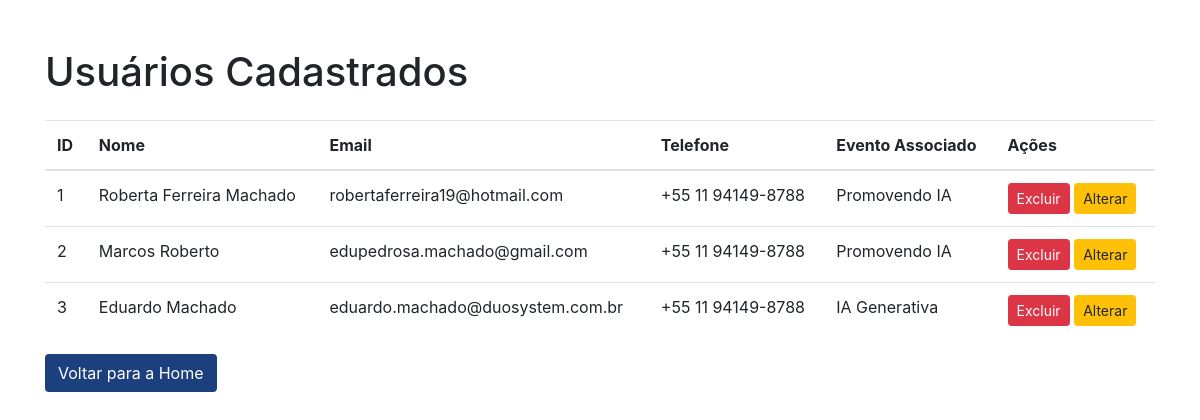
The page /usuarios_cadastrados (signed in) on the database its author committed.
### models.py (models this page shows)
class Usuario(db.Model):
    __tablename__ = 'usuario'
    id = db.Column(db.Integer, primary_key=True)
    nome = db.Column(db.String(100), nullable=False)
    email = db.Column(db.String(100), nullable=False, unique=True)
    telefone = db.Column(db.String(20), nullable=False)
    evento_id = db.Column(db.Integer, db.ForeignKey('evento.id'), nullable=True)
    evento = db.relationship('Evento', backref='usuarios', foreign_keys=[evento_id])

class Evento(db.Model):
    __tablename__ = 'evento'
    id = db.Column(db.Integer, primary_key=True)
    nome = db.Column(db.String(100), nullable=False)
    descricao = db.Column(db.String(200))
    data_evento = db.Column(db.Date)
    telefone = db.Column(db.String(20))
    palestrantes = db.Column(db.String(255), nullable=True)  # Campo para salvar os palestrantes

### app.py (the view)
@app.route('/usuarios_cadastrados')
@login_required
def usuarios_cadastrados():
    if not current_user.is_admin:
        flash('Você precisa ser um administrador para acessar esta página', 'danger')
        return redirect(url_for('home'))
    usuarios = Usuario.query.all()
    return render_template('usuarios_cadastrados.html', usuarios=usuarios)

### app.py (called while the page is built)
@login_manager.user_loader
def load_user(user_id):
    return UsuarioLogin.query.get(int(user_id))

### templates/usuarios_cadastrados.html (shortened to what this page needs)
<!DOCTYPE html>
<html lang="pt-BR">
<head>
    <link rel="stylesheet" href="https://maxcdn.bootstrapcdn.com/bootstrap/4.0.0/css/bootstrap.min.css">
</head>
<body>
<div class="container">
    <h1 class="mt-5">Usuários Cadastrados</h1>
    <table class="table mt-4">
        <thead>
            <tr>
                <th>ID</th>
                <th>Nome</th>
                <th>Email</th>
                <th>Telefone</th>
                <th>Evento Associado</th>
                <th>Ações</th>
            </tr>
        </thead>
        <tbody>
            {% for usuario in usuarios %}
                <tr>
                    <td>{{ usuario.id }}</td>
                    <td>{{ usuario.nome }}</td>
                    <td>{{ usuario.email }}</td>
                    <td>{{ usuario.telefone }}</td>
                    <td>
                        {{ usuario.evento.nome if usuario.evento else 'Nenhum' }}
                    </td>
                    <td>
                        <form action="{{ url_for('excluir_usuario', usuario_id=usuario.id) }}" method="POST" style="display:inline;">
                            <button type="submit" class="btn btn-danger btn-sm">Excluir</button>
                        </form>
                        <a href="{{ url_for('editar_usuario', usuario_id=usuario.id) }}" class="btn btn-warning btn-sm">Alterar</a>
                    </td>
                </tr>
            {% endfor %}
        </tbody>
    </table>
    <a href="{{ url_for('home') }}" class="btn" style="background-color: #1C407D; color: white;">Voltar para a Home</a>
</div>
</body>
</html>

### rows shown on the page
Usuario: id "1", nome "Roberta Ferreira Machado", email "robertaferreira19@hotmail.com", telefone "+55 11 94149-8788", evento "Promovendo IA"
Usuario: id "2", nome "Marcos Roberto", email "edupedrosa.machado@gmail.com", telefone "+55 11 94149-8788", evento "Promovendo IA"
Usuario: id "3", nome "Eduardo Machado", email "eduardo.machado@duosystem.com.br", telefone "+55 11 94149-8788", evento "IA Generativa"
